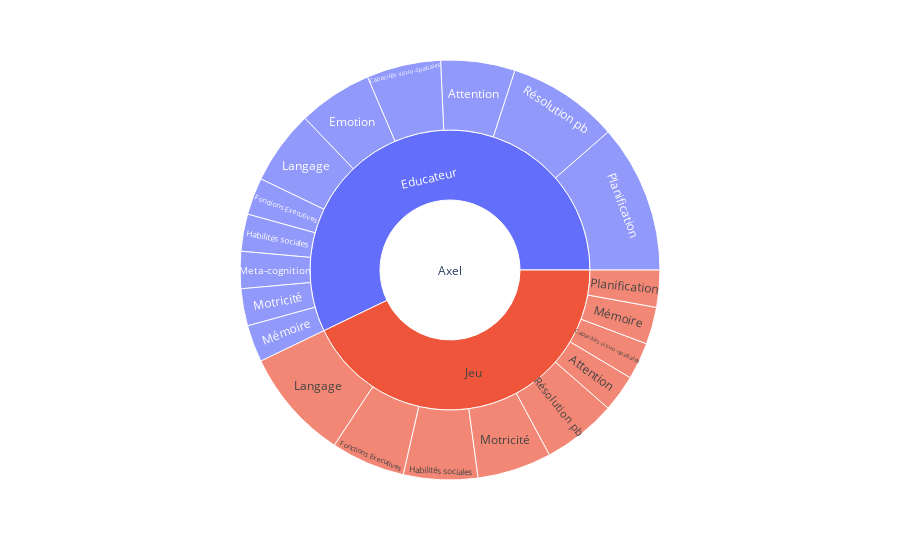

Write notebook code for a chart like this one.
### Code cell
import plotly.express as px
fig = px.sunburst(indicateurs, path=['Enfant', 'Type', 'Indicateur'], values='Valeur')
fig.show()

### Figure 1 — Plotly figure (JSON) as saved in the notebook; plotly's stock layout.template omitted (floating-point values rounded to 4 significant figures)
{"data": [{"branchvalues": "total", "domain": {"x": [0, 1], "y": [0, 1]}, "hovertemplate": "labels=%{label}<br>Valeur=%{value}<br>parent=%{parent}<br>id=%{id}<extra></extra>", "ids": ["Axel/Educateur/Attention", "Axel/Jeu/Attention", "Axel/Educateur/Capacités visuo-spatiales", "Axel/Jeu/Capacités visuo-spatiales", "Axel/Educateur/Emotion", "Axel/Educateur/Fonctions Executives", "Axel/Jeu/Fonctions Executives", "Axel/Educateur/Habilités sociales", "Axel/Jeu/Habilités sociales", "Axel/Educateur/Langage", "Axel/Jeu/Langage", "Axel/Educateur/Meta-cognition", "Axel/Educateur/Motricité", "Axel/Jeu/Motricité", "Axel/Educateur/Mémoire", "Axel/Jeu/Mémoire", "Axel/Educateur/Planification", "Axel/Jeu/Planification", "Axel/Educateur/Résolution pb", "Axel/Jeu/Résolution pb", "Axel/Educateur", "Axel/Jeu", "Axel"], "labels": ["Attention", "Attention", "Capacités visuo-spatiales", "Capacités visuo-spatiales", "Emotion", "Fonctions Executives", "Fonctions Executives", "Habilités sociales", "Habilités sociales", "Langage", "Langage", "Meta-cognition", "Motricité", "Motricité", "Mémoire", "Mémoire", "Planification", "Planification", "Résolution pb", "Résolution pb", "Educateur", "Jeu", "Axel"], "name": "", "parents": ["Axel/Educateur", "Axel/Jeu", "Axel/Educateur", "Axel/Jeu", "Axel/Educateur", "Axel/Educateur", "Axel/Jeu", "Axel/Educateur", "Axel/Jeu", "Axel/Educateur", "Axel/Jeu", "Axel/Educateur", "Axel/Educateur", "Axel/Jeu", "Axel/Educateur", "Axel/Jeu", "Axel/Educateur", "Axel/Jeu", "Axel/Educateur", "Axel/Jeu", "Axel", "Axel", ""], "type": "sunburst", "values": [2, 1, 2, 1, 2, 1, 2, 1, 2, 2, 3, 1, 1, 2, 1, 1, 4, 1, 3, 2, 20, 15, 35]}], "layout": {"legend": {"tracegroupgap": 0}, "margin": {"t": 60}}}
